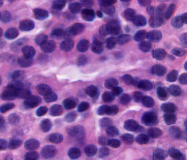
%> input picture hw4/prostatecancer_grade4_cropped.tif, 187 x 160 px
$ octave main.m   (GNU Octave 9; MATLAB toolbox functions it lacks are replaced by stand-ins)
%> lines starting %> are read from the running program, lines starting %| are printed output that depends on the picture; in (x1, y1, x2, y2) boxes, pixels count from 0 and x2, y2 are one past the last pixel; in counts of white or black regions, pixels touching at a corner belong together; the program's own positions count from 1
### hw4/kmeans_seg.m
function [ im_out ] = kmeans_seg( im )
%KMEANS_SEG K-means segmentation
%   im: input image
%   returns binary segmentation

[W, H, D] = size(im);

% Contrast enhancement
lab = rgb2lab(im);
ll = lab(:,:,1)/100;
lab(:,:,1) = adapthisteq(ll,'NumTiles', [8 8],'ClipLimit',0.005)*100;
enhanced = lab2rgb(lab)*255;

% K-means on smoothed image
tmp = imgaussfilt(enhanced, 2);
tmp = double(tmp(:,:,1))/255;
idx = kmeans(tmp(:), 2);
im_out = reshape(idx==2, W, H);
end

### hw4/gradmag.m
function [ im_out ] = gradmag( im )
I = rgb2gray(im);
hy = fspecial('sobel');
hx = hy';
Iy = imfilter(I, hy, 'replicate');
Ix = imfilter(I, hx, 'replicate');
im_out = sqrt(Ix.^2 + Iy.^2);
end

### hw4/imshow_watershed.m
function [ ] = imshow_watershed( im, watershed )
R = im(:,:,1); G = im(:,:,2); B = im(:,:,3);
R(watershed==0) = 255;
G(watershed==0) = 255;
B(watershed==0) = 255;
imshow(cast(cat(3,R,G,B),'uint8'));
end

### hw4/main.m
% read images
im1 = imread('prostatecancer_grade4_cropped.tif');
im1 = im1(:,:,1:3);
im1_double = double(im1)/255;
im2 = imread('malaria_cropped.tif');
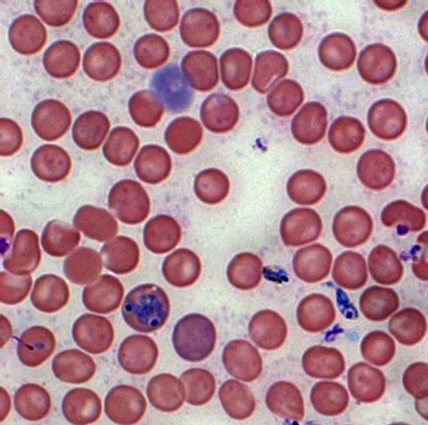
%> input picture hw4/malaria_cropped.tif, 428 x 425 px
%> im2 is the input picture: size 425x428x3 uint8; mean R, G, B 176.9, 136.4, 146
im2_double = double(im2)/255;

% processing im1
im1_bw = kmeans_seg(im1);
%> in kmeans_seg, `lab = rgb2lab(im);`: lab: size 160x187x3 double; mean of channels 1, 2, 3 44.8, 34.2, -31.9
%> in kmeans_seg, `lab(:,:,1) = adapthisteq(ll,'NumTiles', [8 8],'ClipLimit',0.005)*100;`: lab: size 160x187x3 double; mean of channels 1, 2, 3 46.2, 34.2, -31.9
%> in kmeans_seg, `im_out = reshape(idx==2, W, H);`:
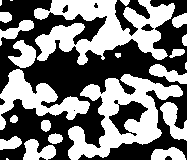
%> im_out: size 160x187 logical; 48.1% white; 23 white regions (4 under 20 px), largest, box (x1, y1, x2, y2) and area: (34, 0, 175, 65) 4795, (68, 74, 183, 160) 4107, (0, 69, 90, 130) 2036
if sum(sum(im1_bw))>15000
    im1_bw=~im1_bw;
end
figure;imshow(im1_bw);
im1_marker1 = bwdist(~im1_bw);
%figure;imshow(im1_marker1,[],'InitialMagnification','fit');
im1_marker1 = imregionalmax(im1_marker1);
%> im1_marker1: size 160x187 logical; 0.48% white in thin lines or dots
figure;imshow(im1_marker1);

im1_bgmarker1 = watershed(bwdist(im1_bw)) == 0;
%> im1_bgmarker1: size 160x187 logical; 4.6% white in thin lines or dots
figure;imshow(im1_bgmarker1);

tmp = watershed(imimposemin(gradmag(im1_double), im1_marker1 | im1_bgmarker1));
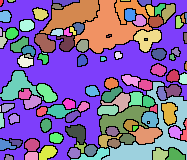
%> tmp: size 160x187 uint8; 108 distinct labels, from 0 to 107; one colour per label, 0 black
imshow_watershed(im1, tmp);
%> in imshow_watershed, `R(watershed==0) = 255;`:
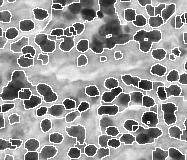
%> R: size 160x187 uint8; min 21, max 255, mean 154.2
%> in imshow_watershed, `G(watershed==0) = 255;`:
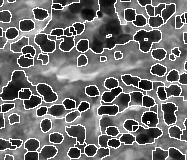
%> G: size 160x187 uint8; min 0, max 255, mean 112.2
%> in imshow_watershed, `B(watershed==0) = 255;`:
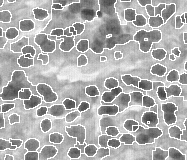
%> B: size 160x187 uint8; min 57, max 255, mean 174.1

im1_blob = imfilter(im1_double,double(fspecial('log', 17)),'conv');
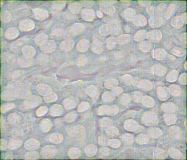
%> im1_blob: size 160x187x3 double; mean R, G, B -0.0464, -0.03, -0.0534; drawn with min black and max white
figure;imshow_double(im1_blob);
%> (this line was passed over: imshow_double is not available in this run)
% im1_blob = imreconstruct(imerode(im1_blob, strel('diamond', 2)), im1_blob);
%
% im1_marker2 = imbinarize(bsxfun(@min,im1_blob(:,:,1),im1_blob(:,:,2)));
% im1_marker2 = imopen(imclose(im1_marker2, strel('disk', 2)), strel('disk', 2));
% figure;imshow(im1_marker2);
